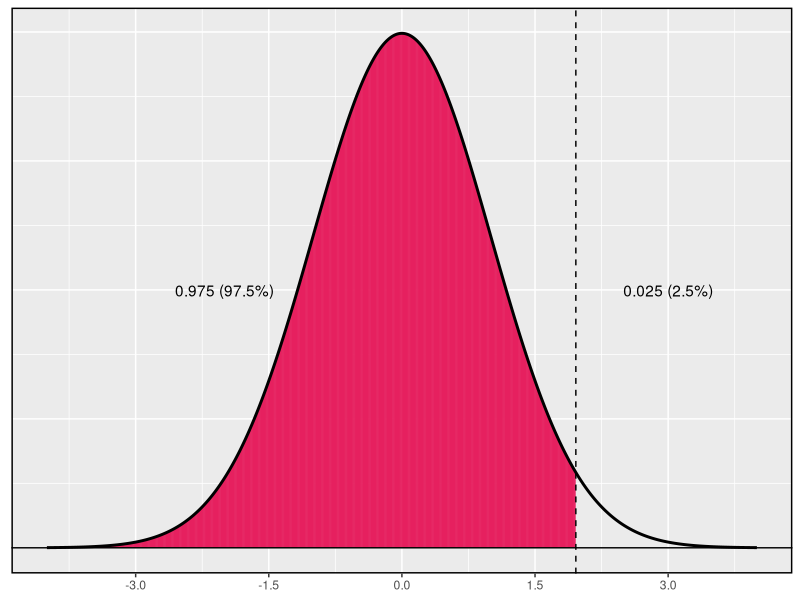

Recreate this plot in R.
## ---- chunk 1
knitr::opts_chunk$set(echo = TRUE)
## ---- chunk 2
qnorm(0.975)
## ---- chunk 3
library(ggplot2)
set.seed(1)
m <- 0#178
s <- 1#8.38
X <- m + s * seq(-4, 4, 0.01)
Y <- dnorm(X, m, s)

gg   <- data.frame(X,Y)

ggplot(data = gg, mapping = aes(x = X, y = Y)) + 
  geom_linerange(data = gg[gg$X < qnorm(p = 0.975, mean = m, sd = s),], 
                 aes(X, ymin = 0, ymax = Y), colour="#E6205F") + 
  geom_path(size = 1) +
  labs(x = NULL, y = NULL) + 
  theme(axis.text.y = element_blank(), axis.ticks.y = element_blank(), 
        axis.line.y = element_blank()) + 
  geom_vline(xintercept = qnorm(p = 0.975, mean = m, sd = s), 
             linetype = "dashed") + 
  geom_hline(yintercept = 0) + 
  annotate("text", x = m - 2*s, 
           y = max(Y)/2,    #Y[which(grepl(m - s, X))], 
           label = "0.975 (97.5%)") + 
    annotate("text", x = m + 3*s, 
           y = max(Y)/2,    #Y[which(grepl(m - s, X))], 
           label = "0.025 (2.5%)") + 
  scale_x_continuous(breaks = seq(m - 3*s, m + 3*s, s*1.5)) +
  theme(panel.border = element_rect(colour = "black", fill=NA, size=1))
